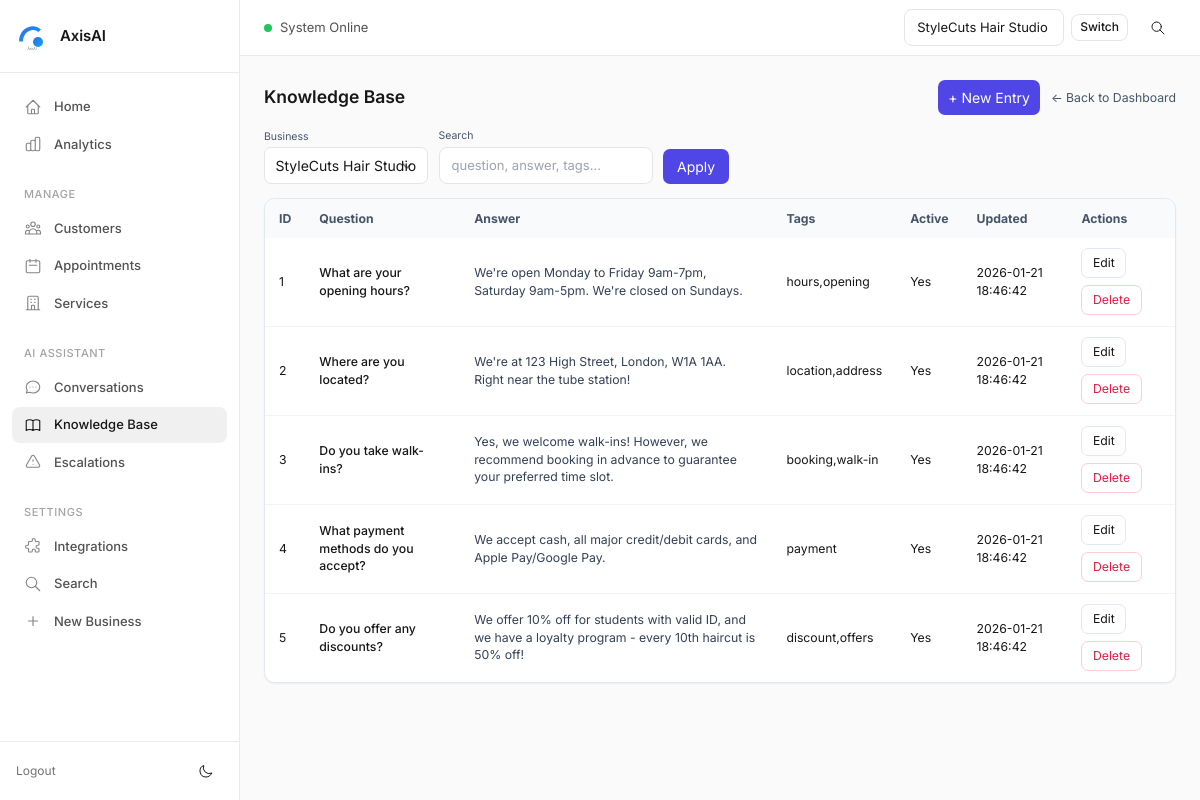
The page /kb?business_id=9 (signed in) on the database its author committed.
### tables this page shows
CREATE TABLE kb_entries (
  id INTEGER PRIMARY KEY AUTOINCREMENT,
  business_id INTEGER NOT NULL,
  question TEXT NOT NULL,
  answer   TEXT NOT NULL,
  tags     TEXT,
  active   INTEGER NOT NULL DEFAULT 1,
  created_at TEXT NOT NULL DEFAULT CURRENT_TIMESTAMP,
  updated_at TEXT NOT NULL DEFAULT CURRENT_TIMESTAMP,
  FOREIGN KEY (business_id) REFERENCES businesses(id)
);

### kb_bp.py (the view)
@bp.route("/kb")
def kb_index():
    if not _logged_in():
        return redirect(url_for("auth.login"))
    business_id = _int(request.args.get("business_id", "0"))
    q = (request.args.get("q") or "").strip()
    businesses = list_businesses(limit=500)
    entries = []
    if business_id:
        with get_conn() as con:
            if q:
                try:
                    safe_q = _sanitize_fts5_query(q)
                    entries = con.execute("""
                      SELECT e.id, e.question, e.answer, e.tags, e.active, e.updated_at
                      FROM kb_entries_fts f
                      JOIN kb_entries e ON e.id=f.rowid
                      WHERE e.business_id=? AND e.active IN (0,1) AND f MATCH ?
                      ORDER BY e.updated_at DESC LIMIT 200;
                    """,(business_id, safe_q)).fetchall()
                except Exception:
                    entries = con.execute("""
                      SELECT id, question, answer, tags, active, updated_at
                      FROM kb_entries
                      WHERE business_id=? AND (question LIKE '%'||?||'%' OR answer LIKE '%'||?||'%')
                      ORDER BY updated_at DESC LIMIT 200;
                    """,(business_id, q, q)).fetchall()
            else:
                entries = con.execute("""
                  SELECT id, question, answer, tags, active, updated_at
                  FROM kb_entries WHERE business_id=? ORDER BY updated_at DESC LIMIT 200;
                """,(business_id,)).fetchall()
    return render_template("kb_list.html", businesses=businesses, business_id=business_id, q=q, entries=entries)

### core/authz.py (called while the page is built)
def get_allowed_business_ids_for_user(user) -> List[int]:
    if not user:
        return []
    if user.get("role") == "admin":
        with get_conn() as con:
            return [r["id"] for r in con.execute("SELECT id FROM businesses").fetchall()]
    with get_conn() as con:
        rows = con.execute("SELECT business_id FROM business_users WHERE user_id=?", (user["id"],)).fetchall()
        return [r["business_id"] for r in rows]

### core/csrf.py (called while the page is built, shortened)
def _get_token():
    tok = session.get("csrf_token")
    if not tok:
        tok = secrets.token_urlsafe(32)
        session["csrf_token"] = tok
    return tok

def register_csrf(app):
    @app.context_processor
    def inject_csrf():
        return {"csrf_token": _get_token()}
    @app.before_request
    def enforce_csrf():
        if request.method in _EXEMPT_METHODS:
            return

### core/db.py (called while the page is built)
def get_conn() -> sqlite3.Connection:
    con = sqlite3.connect(DB_PATH, timeout=30.0)
    con.row_factory = sqlite3.Row
    con.execute("PRAGMA foreign_keys = ON;")
    con.execute("PRAGMA journal_mode = WAL;")  # Better concurrency
    return con

def _col_exists(cur: sqlite3.Cursor, table: str, col: str) -> bool:
    if not table.isidentifier():
        raise ValueError(f"Invalid table name: {table}")
    rows = cur.execute(f"PRAGMA table_info({table})").fetchall()
    return any(r[1] == col for r in rows)

def _table_exists(cur: sqlite3.Cursor, table: str) -> bool:
    r = cur.execute(
        "SELECT 1 FROM sqlite_master WHERE type='table' AND name=? LIMIT 1", (table,)
    ).fetchone()
    return bool(r)

def _safe_alter_add_column(cur: sqlite3.Cursor, table: str, col: str, ddl: str) -> None:
    try:
        if not _col_exists(cur, table, col):
            cur.execute(ddl)
    except sqlite3.OperationalError as e:
        logger.warning(f"Could not add column {col} to {table}: {e}")

def list_businesses(limit: int = 100, include_archived: bool = False) -> List[Dict[str, Any]]:
    with get_conn() as con:
        if include_archived:
            rows = con.execute(
                "SELECT * FROM businesses ORDER BY id LIMIT ?", (limit,)
            ).fetchall()
        else:
            rows = con.execute(
                "SELECT * FROM businesses WHERE archived = 0 ORDER BY id LIMIT ?", (limit,)
            ).fetchall()
        return [dict(r) for r in rows]

### kb_bp.py (called while the page is built)
def _logged_in():
    return session.get("user") is not None

def _int(x, default=0):
    try: return int(x)
    except: return default

### templates/kb_list.html (shortened to what this page needs)
{% extends "base.html" %}
{% block content %}
  <div class="flex items-center justify-between mb-4">
    <h1 class="text-xl font-semibold">Knowledge Base</h1>
    <div class="flex items-center gap-3">
      {% if business_id %}
        <a class="px-3 py-2 rounded-lg bg-indigo-600 text-white hover:bg-indigo-700" href="{{ url_for('kb.kb_new', business_id=business_id) }}">+ New Entry</a>
      {% endif %}
      <a class="text-sm text-slate-600 hover:text-indigo-600" href="{{ url_for('dashboard') }}">← Back to Dashboard</a>
    </div>
  </div>
  <form class="flex flex-wrap items-end gap-3 mb-4" method="get" action="{{ url_for('kb.kb_index') }}">
    <div>
      <label class="block text-xs text-slate-600 mb-1">Business</label>
      <select name="business_id" class="border rounded-lg px-3 py-2 bg-white">
        {% for b in businesses %}
          <option value="{{ b['id'] }}" {% if b['id'] == business_id %}selected{% endif %}>{{ b['name'] }}</option>
        {% endfor %}
      </select>
    </div>
    <div>
      <label class="block text-xs text-slate-600 mb-1">Search</label>
      <input class="border rounded-lg px-3 py-2 bg-white" type="text" name="q" placeholder="question, answer, tags…" value="{{ q }}" />
    </div>
    <button class="px-4 py-2 rounded-lg bg-indigo-600 text-white hover:bg-indigo-700" type="submit">Apply</button>
  </form>
  {% if not business_id %}
    <div class="rounded-xl border border-dashed border-slate-300 bg-white p-6 text-slate-600">
      Select a business to view its knowledge base.
    </div>
  {% else %}
    {% if not entries %}
      <div class="rounded-xl border border-slate-200 bg-white p-6 text-slate-600">
        No entries yet. Click “New Entry” to add FAQs.
      </div>
    {% else %}
      <div class="overflow-x-auto rounded-xl border border-slate-200 bg-white shadow-sm">
        <table class="min-w-full text-sm">
          <thead class="bg-slate-50 text-slate-600">
            <tr>
              <th class="px-4 py-3 text-left">ID</th>
              <th class="px-4 py-3 text-left">Question</th>
              <th class="px-4 py-3 text-left">Answer</th>
              <th class="px-4 py-3 text-left">Tags</th>
              <th class="px-4 py-3 text-left">Active</th>
              <th class="px-4 py-3 text-left">Updated</th>
              <th class="px-4 py-3 text-left">Actions</th>
            </tr>
          </thead>
          <tbody class="divide-y divide-slate-100">
            {% for e in entries %}
              <tr class="hover:bg-slate-50">
                <td class="px-4 py-3">{{ e['id'] }}</td>
                <td class="px-4 py-3 font-medium">{{ e['question'] }}</td>
                <td class="px-4 py-3 text-slate-700">{{ e['answer'][:140] }}{% if e['answer']|length > 140 %}…{% endif %}</td>
                <td class="px-4 py-3">{{ e['tags'] or '—' }}</td>
                <td class="px-4 py-3">{{ 'Yes' if e['active'] else 'No' }}</td>
                <td class="px-4 py-3">{{ e['updated_at'] }}</td>
                <td class="px-4 py-3">
                  <div class="flex flex-wrap gap-2">
                    <a class="px-3 py-1.5 rounded-lg border border-slate-200 hover:border-indigo-300 hover:text-indigo-700" href="{{ url_for('kb.kb_edit', entry_id=e['id']) }}">Edit</a>
                    <form method="post" action="{{ url_for('kb.kb_delete', entry_id=e['id']) }}" onsubmit="return confirm('Delete this entry?');">
                      <button class="px-3 py-1.5 rounded-lg border border-rose-200 text-rose-600 hover:bg-rose-50" type="submit">Delete</button>
                    </form>
                  </div>
                </td>
              </tr>
            {% endfor %}
          </tbody>
        </table>
      </div>
    {% endif %}
  {% endif %}
{% endblock %}

### static/axis.css (style rules this page uses)
:root { --brand: var(--brand1, #000000); --brand-light: color-mix(in srgb, var(--brand) 8%, transparent); --brand-medium: color-mix(in srgb, var(--brand) 15%, transparent); --bg-page: #fafafa; --bg-sidebar: #ffffff; --bg-card: #ffffff; --bg-elevated: #ffffff; --bg-hover: #f5f5f5; --bg-active: #f0f0f0; --bg-muted: #fafafa; --border-light: #ebebeb; --border-default: #e5e5e5; --border-strong: #d4d4d4; --text-primary: #171717; --text-secondary: #525252; --text-tertiary: #737373; --text-muted: #a3a3a3; --text-inverse: #ffffff; --success: #22c55e; --success-light: #dcfce7; --warning: #f59e0b; --warning-light: #fef3c7; --error: #ef4444; --error-light: #fee2e2; --info: #3b82f6; --info-light: #dbeafe; --shadow-xs: 0 1px 2px rgba(0, 0, 0, 0.04); --shadow-sm: 0 1px 3px rgba(0, 0, 0, 0.06), 0 1px 2px rgba(0, 0, 0, 0.04); --shadow-md: 0 4px 6px -1px rgba(0, 0, 0, 0.06), 0 2px 4px -1px rgba(0, 0, 0, 0.04); --shadow-lg: 0 10px 15px -3px rgba(0, 0, 0, 0.06), 0 4px 6px -2px rgba(0, 0, 0, 0.04); --space-1: 4px; --space-2: 8px; --space-3: 12px; --space-4: 16px; --space-5: 20px; --space-6: 24px; --space-8: 32px; --space-10: 40px; --space-12: 48px; --font-sans: 'Inter', -apple-system, BlinkMacSystemFont, 'Segoe UI', sans-serif; --font-mono: 'SF Mono', 'Monaco', 'Inconsolata', monospace; --radius-sm: 6px; --radius-md: 8px; --radius-lg: 12px; --radius-xl: 16px; --radius-full: 9999px; --transition-fast: 100ms ease; --transition-base: 150ms ease; --transition-slow: 200ms ease; --card-bg: var(--bg-card); --card-border: var(--border-default); --page-bg: var(--bg-page); }
*, *::before, *::after { box-sizing: border-box; }
html { font-size: 14px; -webkit-font-smoothing: antialiased; -moz-osx-font-smoothing: grayscale; }
body { margin: 0; font-family: var(--font-sans); font-size: 1rem; line-height: 1.5; color: var(--text-primary); background: var(--bg-page); }
a { color: inherit; text-decoration: none; }
button { font-family: inherit; cursor: pointer; }
.flex { display: flex; }
.items-center { align-items: center; }
.justify-between { justify-content: space-between; }
.gap-2 { gap: var(--space-2); }
.gap-3 { gap: var(--space-3); }
.input, input[type="text"], input[type="email"], input[type="password"], input[type="number"], input[type="tel"], input[type="url"], input[type="date"], input[type="time"], input[type="datetime-local"], select, textarea { width: 100%; padding: var(--space-2) var(--space-3); font-size: 13px; font-family: inherit; line-height: 1.5; color: var(--text-primary); background: var(--bg-card); border: 1px solid var(--border-default); border-radius: var(--radius-md); transition: all var(--transition-fast); }
.input::placeholder, input::placeholder, textarea::placeholder { color: var(--text-muted); }
select { cursor: pointer; appearance: none; background-repeat: no-repeat; background-position: right 12px center; padding-right: 40px; }
.text-sm { font-size: 12px; }
.text-xl { font-size: 18px; }
.font-medium { font-weight: 500; }
.font-semibold { font-weight: 600; }
.block { display: block; }
.rounded-lg { border-radius: var(--radius-lg); }
.rounded-xl { border-radius: var(--radius-xl); }
.border { border: 1px solid var(--border-default); }
.shadow-sm { box-shadow: var(--shadow-sm); }
.px-3 { padding-left: var(--space-3); padding-right: var(--space-3); }
.px-4 { padding-left: var(--space-4); padding-right: var(--space-4); }
.py-2 { padding-top: var(--space-2); padding-bottom: var(--space-2); }
.py-3 { padding-top: var(--space-3); padding-bottom: var(--space-3); }
.mb-4 { margin-bottom: var(--space-4); }

### rows shown on the page
kb_entries: id "1", question "What are your opening hours?", answer "We're open Monday to Friday 9am-7pm, Saturday 9am-5pm. We're closed on Sundays.", tags "hours,opening", active "Yes", updated_at "2026-01-21 18:46:42"
kb_entries: id "2", question "Where are you located?", answer "We're at 123 High Street, London, W1A 1AA. Right near the tube station!", tags "location,address", active "Yes", updated_at "2026-01-21 18:46:42"
kb_entries: id "3", question "Do you take walk-ins?", answer "Yes, we welcome walk-ins! However, we recommend booking in advance to guarantee your preferred time slot.", tags "booking,walk-in", active "Yes", updated_at "2026-01-21 18:46:42"
kb_entries: id "4", question "What payment methods do you accept?", answer "We accept cash, all major credit/debit cards, and Apple Pay/Google Pay.", tags "payment", active "Yes", updated_at "2026-01-21 18:46:42"
kb_entries: id "5", question "Do you offer any discounts?", answer "We offer 10% off for students with valid ID, and we have a loyalty program - every 10th haircut is 50% off!", tags "discount,offers", active "Yes", updated_at "2026-01-21 18:46:42"

### other values the page prints
form field active_business_id "StyleCuts Hair Studio"
form field business_id "StyleCuts Hair Studio"
